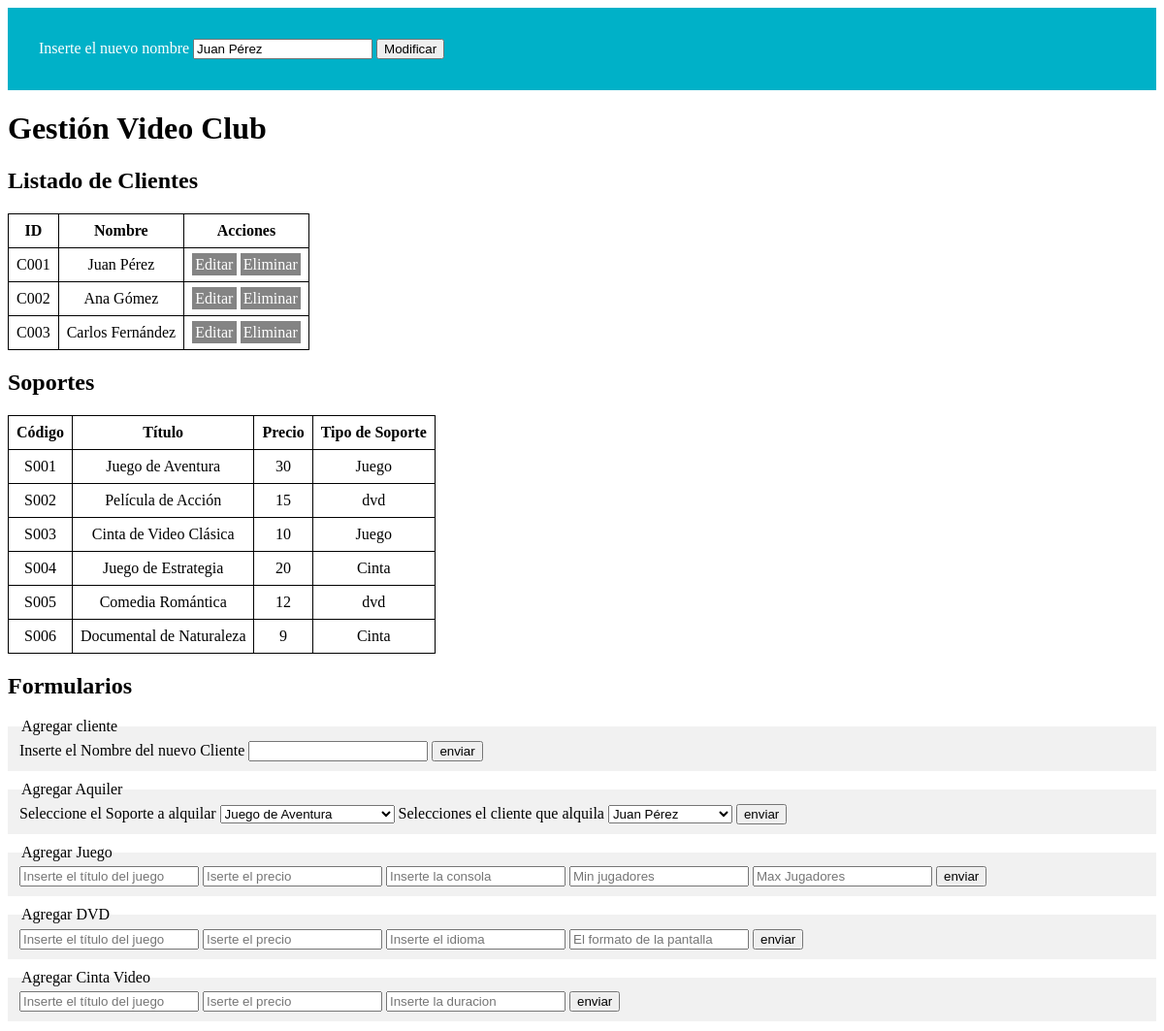
The app's page /videoClubDB/controller/gestionController.php?accion=editarCliente&id=C001 with its own data.
### tables this page shows
CREATE TABLE `cliente` (
  `id` varchar(255) NOT NULL,
  `nombre` varchar(255) DEFAULT NULL
);

CREATE TABLE `soporte` (
  `cod` varchar(255) NOT NULL,
  `titulo` varchar(255) DEFAULT NULL,
  `precio` decimal(10,0) DEFAULT NULL
);

### videoClubDB/model/VideoClub.php (called while the page is built, shortened)
<?php
class VideoClub
{
    private static $soportes = [];
    private static $clientes = [];
    public static function getClientes($condicion = 1)
    {
        $conexion = ConexionDB::conectar();
        $sql = "select * from cliente where $condicion;";
        $respuesta = $conexion->query($sql);
        if ($respuesta) {
            self::$clientes = $respuesta->fetch_all(MYSQLI_ASSOC);
        } else {
            echo "error al obtener los clientes";
        }
        return self::$clientes;
    }
    public static function getSoportes()
    {
        $conexion = ConexionDB::conectar();
        $sql = "select * from soporte where 1;";
        $respuesta = $conexion->query($sql);
        if ($respuesta) {
            self::$soportes = $respuesta->fetch_all(MYSQLI_ASSOC);
        } else {
            echo "error al obtener los soportes";
        }
        return self::$soportes;
    }
    public static function ObtenerSoporteTipo()
    {
        $conectar = conexionDB::conectar();
        $sql = "SELECT
                    cod,
                    titulo,
                    precio,
                    CASE
                        WHEN juego.consola IS NOT NULL THEN 'Juego'
                        WHEN cintavideo.duracion IS NOT NULL THEN 'Cinta'
                        WHEN dvd.idioma IS NOT NULL THEN 'dvd'
                        ELSE 'desconocido'
                    END AS tipo
                FROM soporte
                LEFT JOIN juego ON soporte.cod = juego.cod_soporte
                LEFT JOIN cintavideo ON soporte.cod = cintavideo.cod_soporte
                LEFT JOIN dvd ON soporte.cod = dvd.cod_soporte;";
        $respuesta = $conectar->query($sql);
        if ($respuesta) {
            return $respuesta->fetch_all(MYSQLI_ASSOC);
        } else {
            return [];
        }
    }
}
?>

### videoClubDB/views/showGestion.php (the view, shortened to what this page needs)
<!DOCTYPE html>
<html lang="en">
<head>
    <link rel="stylesheet" href="../views/style/styles.css">
</head>
<body>
    <h1>Gestión Video Club</h1>
    <section>
        <h2>Listado de Clientes</h2>
        <table>
            <tr>
                <th>ID</th>
                <th>Nombre</th>
                <th>Acciones</th>
            </tr>
            <?php
            if ($clientes !== []) {
                foreach ($clientes as $cliente) { ?>
                    <tr>
                        <td><?php echo $cliente['id'] ?></td>
                        <td><?php echo $cliente['nombre'] ?></td>
                        <td>
                            <a
                                href="<?php echo $_SERVER['PHP_SELF'] . "?accion=editarCliente&id=" . $cliente['id'] ?>">Editar</a>
                            <a href="<?php echo $_SERVER['PHP_SELF'] . "?accion=eliminarCliente&id=" . $cliente['id'] ?>"
                                onclick="return confirm('¿Estás seguro de que deseas continuar?');">Eliminar</a>
                        </td>
                    </tr>
                <?php }
            } else { ?>
                <tr>
                    <td colspan="2">No hay Clientes para mostrar</td>
                </tr>
            <?php }
            ?>
        </table>
    </section>
    <section>
        <h2>Soportes</h2>
        <table>
            <thead>
                <tr>
                    <th>Código</th>
                    <th>Título</th>
                    <th>Precio</th>
                    <th>Tipo de Soporte</th>
                </tr>
            </thead>
            <tbody>
                <?php
                foreach ($soportesTipo as $soporte) { ?>
                    <tr>
                        <td><?php echo $soporte['cod'] ?></td>
                        <td><?php echo $soporte['titulo'] ?></td>
                        <td><?php echo $soporte['precio'] ?></td>
                        <td> <?php echo $soporte['tipo'] ?></td>
                    </tr>
                <?php }
                ?>
            </tbody>
        </table>
    </section>
    <section>
        <h2>Formularios</h2>
        <article>
            <form action="" method="GET">
                <fieldset>
                    <legend>Agregar cliente</legend>
                    <label for="">
                        Inserte el Nombre del nuevo Cliente
                    </label>
                    <input type="text" name="nombre">
                    <input type="submit" name="formCliente" value="enviar">
                </fieldset>
            </form>
        </article>
        <article>
            <form action="" method="GET">
                <fieldset>
                    <legend>Agregar Aquiler</legend>
                    <label for="">Seleccione el Soporte a alquilar</label>
                    <select name="soporteSeleccionado">
                        <?php
                        foreach ($soportes as $soporte) { ?>
                            <option value="<?php echo $soporte['cod'] ?>"><?php echo $soporte['titulo'] ?></option>
                        <?php }
                        ?>
                    </select>
                    <label for="">Selecciones el cliente que alquila</label>
                    <select name="clienteSeleccionado">
                        <?php
                        foreach ($clientes as $cliente) { ?>
                            <option value="<?php echo $cliente['id'] ?>"><?php echo $cliente['nombre'] ?></option>
                        <?php }
                        ?>
                    </select>
                    <input type="submit" name="formAlquiler" value="enviar">
                </fieldset>
            </form>
        </article>
        <article>
            <form action="">
                <fieldset>
                    <legend>Agregar Juego</legend>
                    <input type="text" name="titulo" placeholder="Inserte el título del juego">
                    <input type="text" name="precio" placeholder="Iserte el precio">
                    <input type="text" name="consola" placeholder="Inserte la consola">
                    <input type="text" name="minjug" placeholder="Min jugadores">
                    <input type="text" name="maxjug" placeholder="Max Jugadores">
                    <input type="submit" name="juego" value="enviar">
                </fieldset>
            </form>
        </article>
        <article>
            <form action="">
                <fieldset>
                    <legend>Agregar DVD</legend>
                    <input type="text" name="titulo" placeholder="Inserte el título del juego">
                    <input type="text" name="precio" placeholder="Iserte el precio">
                    <input type="text" name="idioma" placeholder="Inserte el idioma">
                    <input type="text" name="formato" placeholder="El formato de la pantalla">
                    <input type="submit" name="dvd" value="enviar">
                </fieldset>
            </form>
        </article>
        <article>
            <form action="">
                <fieldset>
                    <legend>Agregar Cinta Video</legend>
                    <input type="text" name="titulo" placeholder="Inserte el título del juego">
                    <input type="text" name="precio" placeholder="Iserte el precio">
                    <input type="text" name="duracion" placeholder="Inserte la duracion">
                    <input type="submit" name="cinta" value="enviar">
                </fieldset>
            </form>
        </article>
    </section>
</body>
</html>

### videoClubDB/views/showEditCliente.php (shortened to what this page needs)
<!DOCTYPE html>
<html lang="en">
<head>
    <link rel="stylesheet" href="../views/style/styles.css">
</head>
<body>
    <section class="editCliente">
        <form action="">
            <label for="">Inserte el nuevo nombre</label>
            <input type="text" name="nombre" value="<?php echo $clienteSeleccionado[0]['nombre'] ?>">
            <button type="submit" name="accion" value="mofificarCliente">Modificar</button>
        </form>
    </section>
</body>
</html>

### videoClubDB/views/style/styles.css (style rules this page uses)
table { border-collapse: collapse; }
th, td { border: solid 1px black; text-align: center; padding: 0.5rem 0.5rem; }
fieldset { background-color: rgb(241, 241, 241); border: none; box-shadow: 5px 5px 10% black; margin: 10px 0; }
a { text-decoration: none; background-color: rgb(132, 132, 132); color: white; padding: 0.2rem 0.2rem; }
.editCliente { background-color: rgb(0, 177, 200); color: white; padding: 2rem 2rem; margin-bottom: 10px; }

### records on screen
cliente: nombre "Juan Pérez", id "C001"
cliente: id "C002", nombre "Ana Gómez"
cliente: id "C003", nombre "Carlos Fernández"
soporte: cod "S001", titulo "Juego de Aventura", precio "30", tipo "Juego"
soporte: cod "S002", titulo "Película de Acción", precio "15", tipo "dvd"
soporte: cod "S003", titulo "Cinta de Video Clásica", precio "10", tipo "Juego"
soporte: cod "S004", titulo "Juego de Estrategia", precio "20", tipo "Cinta"
soporte: cod "S005", titulo "Comedia Romántica", precio "12", tipo "dvd"
soporte: cod "S006", titulo "Documental de Naturaleza", precio "9", tipo "Cinta"

### other values on screen
form field soporteSeleccionado "Juego de Aventura"
form field clienteSeleccionado "Juan Pérez"
